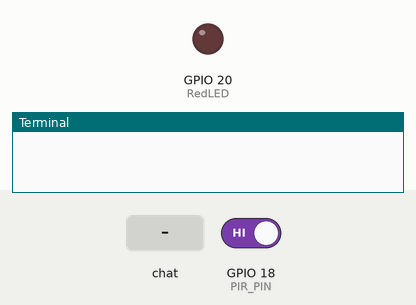
This program was run on a simulated Raspberry Pi (BCM pin numbers). On the bench: output pins drawn as LEDs (lit = HIGH), the last lines printed to the terminal. The inputs (shaded band) are chosen by the test bench; at power-on: GPIO 18 (PIR_PIN) HIGH. Requests to the public web service named in the program get a made-up reply in its usual format after 0.4 s (London, UTC, broken clouds, 64 % humidity, 1013 hPa unless stated).

Above: at 1.2 s.
1.3 s: chat message "/alarmON" arrives
At 2.7 s:
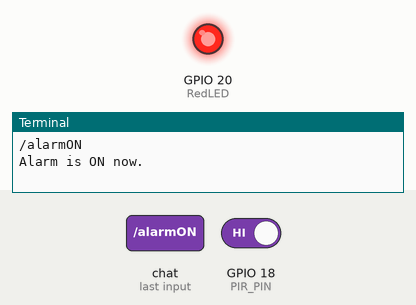
4.3 s: chat message "/alarmOFF" arrives
At 5.0 s:
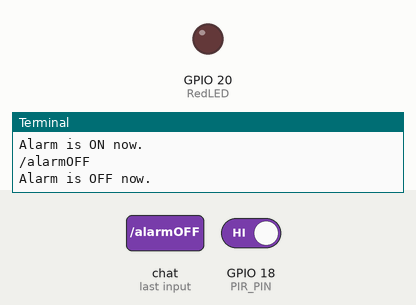
Timing chart, 0 to 7.3 s (numbered marks = the images above; inputs shaded):
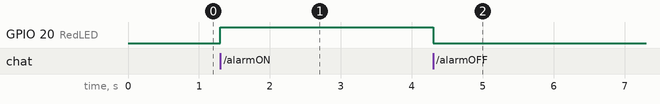

Measured:
- after the input at 1.3 s, GPIO 20 (RedLED): LOW → HIGH at once
- after the input at 4.3 s, GPIO 20 (RedLED): HIGH → LOW at once

The program:

exam2v2.py
```python
import  RPi.GPIO as GPIO
import  time
import telepot
from telepot.loop import MessageLoop
import urllib.request

RedLED = 20
PIR_PIN = 18

pinTRIG=23
pinECHO=16
vSon=34300

sig = 0
move = 0

tokenAPI='R5W8MBF7M6OBOR1M'
URL='https://api.thingspeak.com/update?api_key=%s'%tokenAPI


def setup():
    GPIO.setmode(GPIO.BCM)
    GPIO.setwarnings(False)

    GPIO.setup(RedLED, GPIO.OUT)
    GPIO.setup(pinTRIG,GPIO.OUT)
    GPIO.setup(pinECHO,GPIO.IN)
    GPIO.output(pinTRIG,GPIO.LOW)
    GPIO.setup(PIR_PIN, GPIO.IN)
    GPIO.add_event_detect(PIR_PIN, GPIO.RISING, callback=motionON)

def main():
    try:
        while True:
            time.sleep(60)
            SafeZone()
    except KeyboardInterrupt:
            GPIO.cleanup()
            print("Finnish")
    GPIO.cleanup()

def LED_ON(led1):
    GPIO.output(led1, GPIO.HIGH)

def LED_OFF(led1):
    GPIO.output(led1, GPIO.LOW)

def SafeZone():
    global move
    if move == 0:
        connBot.sendMessage(2003138995, str("The zone es is safe. "))
        print("The zone es is safe.")
    else:
        connBot.sendMessage(2003138995, str("The zone isn't safe. Movement detected some seconds ago."))
        print("The zone isn't safe. Movement detected some seconds ago.")
        motionOFF()

def distance():

    time.sleep(1)
    GPIO.output(pinTRIG,GPIO.HIGH)
    time.sleep(0.00001)
    GPIO.output(pinTRIG,GPIO.LOW)
    while GPIO.input(pinECHO)==0:
            tinicio=time.time()
    while GPIO.input(pinECHO)==1:
            tfin=time.time()
    tvuelo=tfin-tinicio
    distancia=tvuelo*vSon/2
    distancia=round(distancia,2)
    if distancia > 0 and distancia < 50:
        connBot.sendMessage(2003138995, str("Alert!!...Your computer isn't save, distance: ") + str(distancia) + str(" cm."))
    else:
        connBot.sendMessage(2003138995, str("Alert!!...Your computer is save, distance: ") + str(distancia) + str(" cm."))

def alarmON():
    global sig
    sig = 1
    LED_ON(RedLED)
    print("Alarm is ON now.")
    connBot.sendMessage(2003138995, str("Alarm is ON now. "))
    urllib.request.urlopen(URL+'&field5=%s'%(1))

def alarmOFF():
    global sig
    sig = 0
    LED_OFF(RedLED)
    print("Alarm is OFF now.")
    connBot.sendMessage(2003138995, str("Alarm is OFF now. "))
    urllib.request.urlopen(URL+'&field5=%s'%(0))

def motionON(channel):
    global move
    move = 1
    print("Alert!!...Movement detected in your room.")
    connBot.sendMessage(2003138995, str("Alert!!...Movement detected in your room."))

def motionOFF():
    global move
    move = 0

def botfunction(value):

    chatID = value['chat']['id']
    command = value['text']
    print(command)

    if command=='/?':
        connBot.sendMessage(chatID, str("\n OPTIONS: \n /alarmON \n /alarmOFF \n /Distance"))
    elif command == '/alarmON':
        alarmON()
    elif command == '/alarmOFF':
        alarmOFF()
    elif command == '/Distance':
        if sig == 1:
            distance()
            motionOFF()
        else:
            connBot.sendMessage(chatID, str("Sorry, the alarm is OFF."))

token = '2123194698:AAG1O395gfxg1fcbPbVtXQhQKJq5CeCXhCg'
connBot = telepot.Bot(token)
MessageLoop(connBot, botfunction).run_as_thread()


setup()
main()
```
